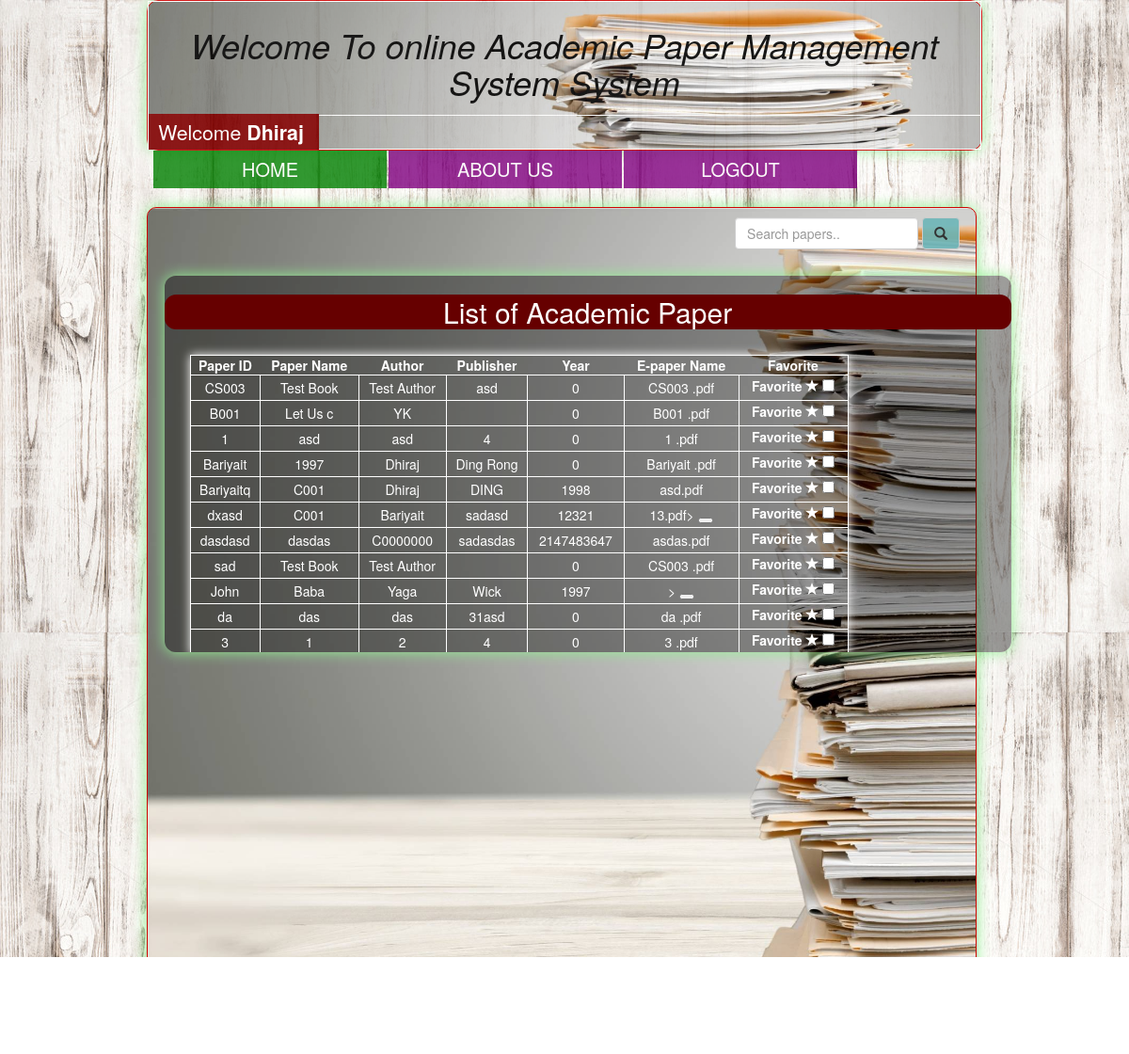
Screenshot of /sdb.php (signed in) with the database file from the repository.
### tables this page shows
CREATE TABLE `paper` (
  `id` varchar(255) NOT NULL,
  `papername` varchar(50) NOT NULL,
  `authorname` varchar(50) NOT NULL,
  `publisher` varchar(50) NOT NULL,
  `year` int(100) NOT NULL,
  `file_name` varchar(255) NOT NULL,
  `path` varchar(200) NOT NULL
);

### sdb.php (the view, shortened to what this page needs)
<?php include("conn.php");
$uid   = isset($_SESSION['user_id']) ? $_SESSION['user_id'] : 0;
$name = $_SESSION["sname"];
$namecap = ucwords($name);
$search = '';
$query = "SELECT p.*, rfp.user_id FROM paper p LEFT JOIN researcher_favorite_paper rfp ON p.id = rfp.paper_id WHERE (user_id IS NULL OR user_id = $uid)";
$result = mysqli_query($conn, $query);
$dataTable = array();
while ($row = mysqli_fetch_assoc($result)) {
  $dataTable[] = $row;
}
?>
<!DOCTYPE html>
<html>
<head>
  <link rel="stylesheet" href="https://maxcdn.bootstrapcdn.com/bootstrap/3.3.7/css/bootstrap.min.css">
  <link href="http://code.jquery.com/ui/1.10.4/themes/ui-lightness/jquery-ui.css" rel="stylesheet">
  <link href="//netdna.bootstrapcdn.com/bootstrap/3.0.0/css/bootstrap.min.css" rel="stylesheet">
</head>
<body>
  <div class="box">
    <table style=" font-size:16pt" align="center" width="100%" height="100%">
      <tr>
        <td style="color:black">
          <h1 align="center">
            <marquee><i>Welcome To online Academic Paper Management System System</i> </marquee>
          </h1>
        </td>
      </tr>
      <tr>
        <td><mark style="color:white;background-color:maroon" ;> &nbsp;Welcome
            <b><?php echo $namecap; ?> &nbsp;</b></mark></td>
      </tr>
    </table>
  </div>
  <div class="row" style="margin-left: 9%;">
    <div class="col-sm-10">
      <ul>
        <li><a style="background-color: green" href="sdb.php">HOME</a></li>
        <li><a href="aboutus.php">ABOUT US</a></li>
        <li><a href="logout.php">LOGOUT</a></li>
      </ul>
      <br><br>
    </div>
  </div>
  <div class="boxtwo" style="border-radius: 10px; width:73.5%; height:900px; margin-left:13%;margin-top:10px;background-color:white">
    <div class="srch">
      <form class="navbar-form" method="post" name="form1">
        <input class="form-control" type="text" name="search" placeholder="Search papers.." value="<?= $search ?>">
        <button style="background-color: #6db6b9e6" type="submit" name="action" value="<?= ACTION_SEARCH ?>" class="btn btn-default">
          <span class="glyphicon	glyphicon-search"> </span>
        </button>
      </form>
    </div>
    <div class="box-cnt">
      <h2 class="box-cnt-h">List of Academic Paper</h2>
      <div class="col-md-12">
      </div>
      <table class="box-table">
        <thead>
          <tr>
            <th>Paper ID</th>
            <th>Paper Name</th>
            <th>Author</th>
            <th>Publisher</th>
            <th>Year</th>
            <th>E-paper Name</th>
            <th>Favorite</th>
          </tr>
        </thead>
        <tbody>
          <?php
          if (count($dataTable) <= 0) :
          ?>
            <tr>
              <td colspan="7"> <b style="color:red">Sorry! Not Found.</b> </td>
            </tr>
            <?php else :
            foreach ($dataTable as $data) :
            ?>
              <tr>
                <td><?= $data['id'] ?></td>
                <td><?= $data['papername'] ?></td>
                <td><?= $data['authorname'] ?></td>
                <td><?= $data['publisher'] ?></td>
                <td><?= $data['year'] ?></td>
                <td><?= $data['file_name'] ?></td>
                <td>
                  <label for="id-<?= $data['id'] ?>">
                    Favorite <i class="glyphicon glyphicon-star"></i>
                  <input type="checkbox" id="id-<?= $data['id'] ?>" class='fav-checkbox' value="<?= $data['id'] ?>" <?= ($data['user_id'] ? 'checked' : '' ) ?>>
                </td>
              </tr>
            <?php endforeach; ?>
          <?php endif; ?>
        </tbody>
      </table>
    </div>
  </div>
</body>
<html>

### sdb.php (style rules this page uses)
body { background: url("2.jpg"); }
.box { width: 74%; height: 160px; background-image: url("1.jpg"); background-size: cover; margin-left: 13%; opacity: .9; box-shadow: 0px 0px 15px lightgreen; border-radius: 12px; border: solid 1px #CF0403; }
.boxtwo { background-image: url("1.jpg"); background-size: cover; box-shadow: 0px 0px 15px lightgreen; border: solid 1px #CF0403; }
ul { padding: 10; list-style: none; }
ul li { float: left; width: 248px; height: 40px; background-color: purple; opacity: .8; line-height: 40px; text-align: center; font-size: 20px; margin-right: 2px; }
ul li a { text-decoration: none; color: white; display: block; }
.box-cnt { box-shadow: 0px 0px 15px lightgreen; background: rgba(0, 0, 0, 0.38); float: left; margin-left: 13%; border-radius: 12px; overflow: auto; height: 400px; width: 900px; margin: 2% 2%; float: center; }
.box-cnt-h { color: white; text-align: center; padding-top: 2px; padding-bottom: 2px; background: #660000; border-radius: 12px; }
.box-table { color: white; text-align: center; border-collapse: collapse; margin: 3%; box-shadow: 0px 0px 10px white; height: 150px; width: 700px; }
.box-table td, tr { border: 1px solid white; }
.box-table th { text-align: center; }
a { color: white; }
.srch { float: right; padding: 2px; }

### rows the page displays
paper: id "CS003", papername "Test Book", authorname "Test Author", publisher "asd", year "0", file_name "CS003 .pdf"
paper: id "B001", papername "Let Us c", authorname "YK", year "0", file_name "B001 .pdf"
paper: id "1", papername "asd", authorname "asd", publisher "4", year "0", file_name "1 .pdf"
paper: id "Bariyait", papername "1997", authorname "Dhiraj", publisher "Ding Rong", year "0", file_name "Bariyait .pdf"
paper: id "Bariyaitq", papername "C001", authorname "Dhiraj", publisher "DING", year "1998", file_name "asd.pdf"
paper: id "dxasd", papername "C001", authorname "Bariyait", publisher "sadasd", year "12321", file_name "13.pdf>"
paper: id "dasdasd", papername "dasdas", authorname "C0000000", publisher "sadasdas", year "2147483647", file_name "asdas.pdf"
paper: id "sad", papername "Test Book", authorname "Test Author", year "0", file_name "CS003 .pdf"
paper: id "John", papername "Baba", authorname "Yaga", publisher "Wick", year "1997", file_name ">"
paper: id "da", papername "das", authorname "das", publisher "31asd", year "0", file_name "da .pdf"
paper: id "3", papername "1", authorname "2", publisher "4", year "0", file_name "3 .pdf"

### other values shown
$namecap "Dhiraj"
